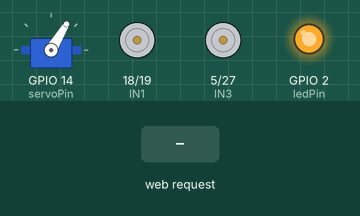
This sketch was run on a simulated ESP32. Shown: servo, motor-driver pin pairs drawn as motors (green arrow = first pin HIGH = forward, orange = second pin HIGH = backward, longer = more drive, scaled by the enable pin), output pins drawn as LEDs (lit = HIGH). The test bench sets the inputs (shaded band). WiFi joins after 1.5 s; servers stay silent unless stated; what the sketch prints to the serial monitor is not drawn.

Above: at 3.2 s.
3.3 s: HTTP request GET /forward received
At 9.7 s:
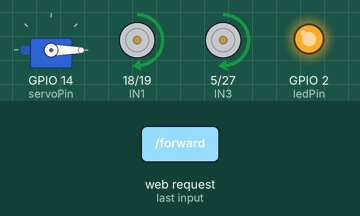
10.5 s: HTTP request GET /backward received
At 20.2 s:
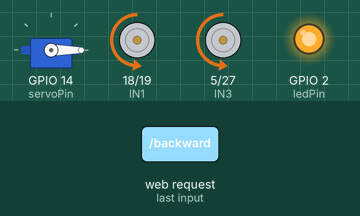
20.9 s: HTTP request GET /left received
At 30.6 s:
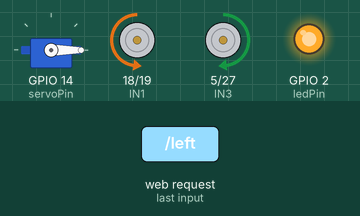
31.2 s: HTTP request GET /right received
At 41.0 s:
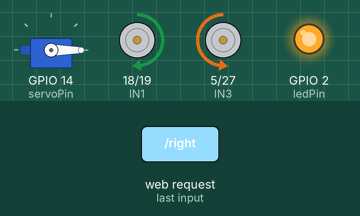
Timing chart, 0 to 42.4 s (numbered marks = the images above; inputs shaded):
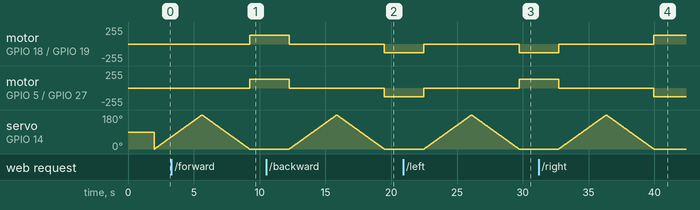

Measured:
- after the input at 3.3 s, motor on GPIO 18 (IN1) / GPIO 19 (IN2), motor on GPIO 5 (IN3) / GPIO 27 (IN4): stopped → forward 130/255 after 5.9 s; servo on GPIO 14 (servoPin): goes on until 9.2 s, then stays 0°
- after the input at 10.5 s, servo on GPIO 14 (servoPin): goes on until 19.5 s, then stays 0°
- after the input at 20.9 s, servo on GPIO 14 (servoPin): goes on until 29.7 s, then stays 0°
- after the input at 31.2 s, servo on GPIO 14 (servoPin): goes on until 39.9 s, then stays 0°

The sketch:

controlled_robot.ino
```cpp
#include <WiFi.h>
#include <WebServer.h>
#include <ESP32Servo.h>

// Replace with your network credentials
const char* ssid = "Redmi";
const char* password = "azertyyyy";

// Motor Pins (L298N)
const int IN1 = 18;
const int IN2 = 19;
const int IN3 = 5;
const int IN4 = 27;
const int ENA = 25;
const int ENB = 26;

// LED Pin
const int ledPin = 2;

// Servo Pin
const int servoPin = 14; // Change this to your actual servo pin
Servo myServo;

WebServer server(80);

void setup() {
  Serial.begin(115200);

  // Set LED pin as output
  pinMode(ledPin, OUTPUT);
  digitalWrite(ledPin, LOW); // Start with LED off

  // Set motor pins as output
  pinMode(IN1, OUTPUT);
  pinMode(IN2, OUTPUT);
  pinMode(IN3, OUTPUT);
  pinMode(IN4, OUTPUT);
  pinMode(ENA, OUTPUT);
  pinMode(ENB, OUTPUT);

  // Set motor speed (optional)
  analogWrite(ENA, 130);  // 200/255 = ~78% speed
  analogWrite(ENB, 130);

  // Attach servo
  myServo.attach(servoPin);

  // Connect to Wi-Fi
  WiFi.begin(ssid, password);
  while (WiFi.status() != WL_CONNECTED) {
    delay(1000);
    Serial.println("Connecting to Wi-Fi...");
  }

  // Turn on the LED after successful Wi-Fi connection
  digitalWrite(ledPin, HIGH);
  Serial.println("Connected to Wi-Fi");
  Serial.print("IP Address: ");
  Serial.println(WiFi.localIP());

  // Handle root URL
  server.on("/", []() {
    server.send(200, "text/plain", "Hello from ESP32!");
  });

  // Handle /forward
  server.on("/forward", []() {
    moveForward();
    delay(3000);  // Move forward for 3 seconds
    stopMotors();
    server.send(200, "text/plain", "Moved Forward");
  });

  // Handle /backward
  server.on("/backward", []() {
    moveBackward();
    delay(3000);  // Move backward for 3 seconds
    stopMotors();
    server.send(200, "text/plain", "Moved Backward");
  });

  // Handle /left
  server.on("/left", []() {
    turnLeft();
    delay(3000);  // Turn left for 3 seconds
    stopMotors();
    server.send(200, "text/plain", "Turned Left");
  });

  // Handle /right
  server.on("/right", []() {
    turnRight();
    delay(3000);  // Turn right for 3 seconds
    stopMotors();
    server.send(200, "text/plain", "Turned Right");
  });

  // Start the server
  server.begin();

  // Initialize servo
  myServo.write(90); // Start at center position
}

void loop() {
  server.handleClient();

  // Rotate the servo (radar effect)
  rotateServo();
}

// Function to rotate the servo
void rotateServo() {
  for (int angle = 0; angle <= 180; angle += 1) {
    myServo.write(angle);
    delay(20); // Adjust delay for smoother rotation
  }

  for (int angle = 180; angle >= 0; angle -= 1) {
    myServo.write(angle);
    delay(20);
  }
}

// Motor functions
void moveForward() {
  digitalWrite(IN1, HIGH);
  digitalWrite(IN2, LOW);
  digitalWrite(IN3, HIGH);
  digitalWrite(IN4, LOW);
}

void moveBackward() {
  digitalWrite(IN1, LOW);
  digitalWrite(IN2, HIGH);
  digitalWrite(IN3, LOW);
  digitalWrite(IN4, HIGH);
}

void turnLeft() {
  digitalWrite(IN1, LOW);
  digitalWrite(IN2, HIGH);
  digitalWrite(IN3, HIGH);
  digitalWrite(IN4, LOW);
}

void turnRight() {
  digitalWrite(IN1, HIGH);
  digitalWrite(IN2, LOW);
  digitalWrite(IN3, LOW);
  digitalWrite(IN4, HIGH);
}

void stopMotors() {
  digitalWrite(IN1, LOW);
  digitalWrite(IN2, LOW);
  digitalWrite(IN3, LOW);
  digitalWrite(IN4, LOW);
}
```
